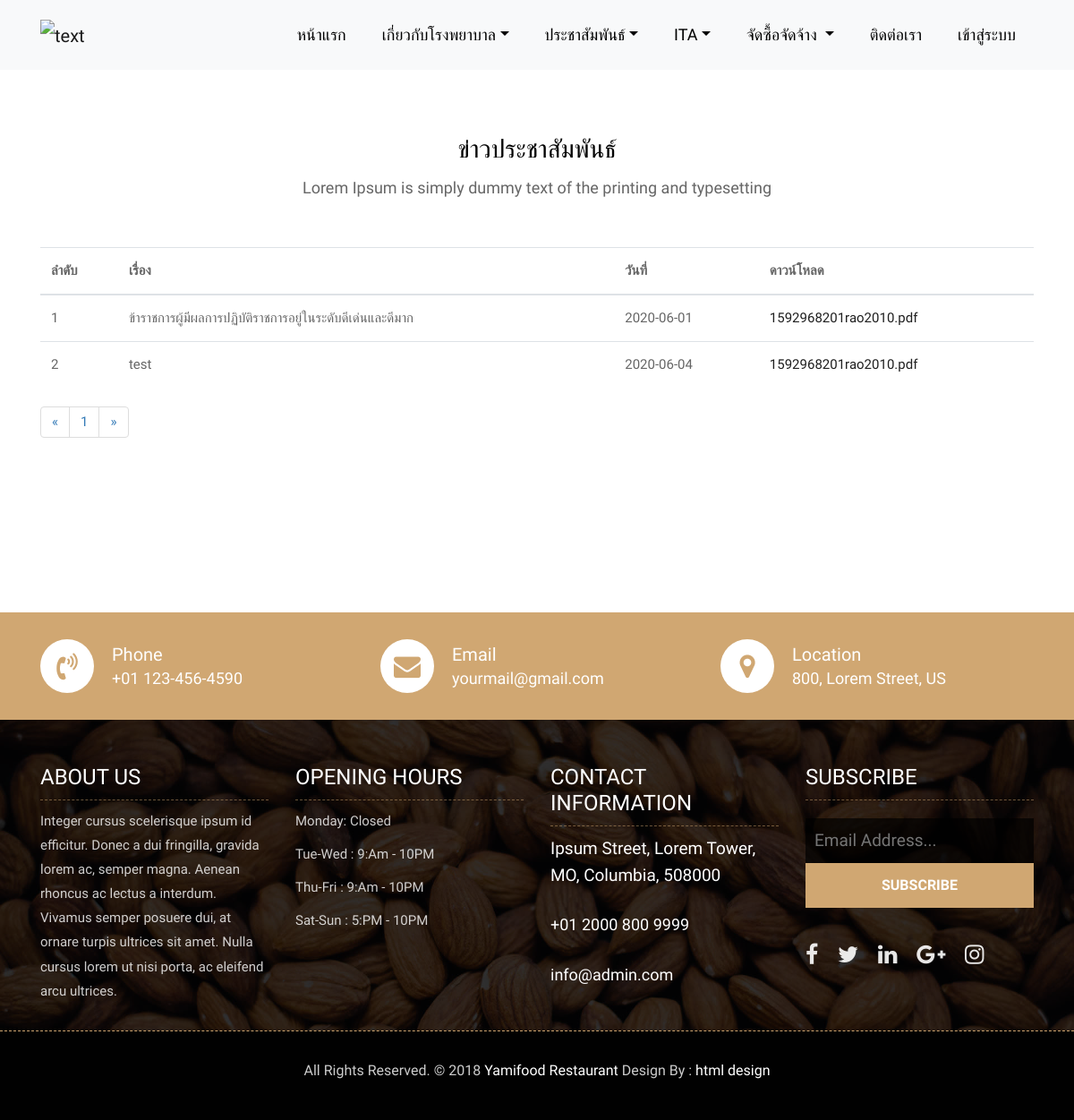
Screenshot of /display/another.php with the database file from the repository.
### tables this page shows
CREATE TABLE `public_relations` (
  `pu_id` int(11) NOT NULL,
  `pu_topic` varchar(150) DEFAULT NULL,
  `pu_image` varchar(255) DEFAULT NULL,
  `pu_file` varchar(255) DEFAULT NULL,
  `pu_date` date DEFAULT NULL
);

### display/another.php (the view, shortened to what this page needs)
<?php
include('../config.php');
$sql= "SELECT * FROM public_relations";
$query = mysqli_query($conn, $sql);
$perpage = 15;
?>
<!DOCTYPE html>
<html>
<head>
    <link rel="stylesheet" href="../css/bootstrap.min.css">
    <link rel="stylesheet" href="../css/style.css">
    <link rel="stylesheet" href="../css/responsive.css">
    <link rel="stylesheet" href="../css/custom.css">
</head>
<body>
    <div id="container">
        <header>
            <?php include '../menu.php' ?>
        </header>
        <article>
            <div class="table">
            <div class="about-section-box">
                <div class="container">
                <div class="row">
                        <div class="col-lg-12">
                            <div class="heading-title text-center">
                                <h2>ข่าวประชาสัมพันธ์</h2>
                                <p>Lorem Ipsum is simply dummy text of the printing and typesetting</p>
                            </div>
                        </div>
                    </div>
                        <table>
                            <thead>
                                <tr class="table">
                                    <th class="column1">ลำดับ</th>
                                    <th class="column2">เรื่อง</th>
                                    <th class="column3">วันที่</th>
                                    <th class="column3">ดาวน์โหลด</th>
                                </tr>
                            </thead>
                            <tbody>
                                <?php
										while ($fetch = mysqli_fetch_assoc($query)) {
											?>
                                <tr>
                                    <td class="column1"><?php echo $fetch['pu_id'] ?></td>
                                    <td class="column2"><?php echo $fetch['pu_topic'] ?></td>
                                    <td class="column3"><?php echo $fetch['pu_date'] ?></td>
                                    <td class="column4">
                                    <?php $files=$fetch['pu_file']; ?>
                                    <a download="<?php echo $files ?>" href="uploads/<?php echo $files ?>">
                                             <?php echo $fetch['pu_file'] ?>
                                            </td>
                                </tr>
                                <?php
										}
										?>
                            </tbody>
                        </table>
                        <?php
								$sql2 = "select * from public_relations ";
								$query2 = mysqli_query($conn, $sql2);
								$total_record = mysqli_num_rows($query2);
								$total_page = ceil($total_record / $perpage);
								?>
								<nav>
									<ul class="pagination">
										<li>
											<a href="another.php?page=1" aria-label="Previous">
												<span aria-hidden="true">&laquo;</span>
											</a>
										</li>
										<?php for ($i = 1; $i <= $total_page; $i++) { ?>
											<li><a href="another.php?page=<?php echo $i; ?>"><?php echo $i; ?></a></li>
										<?php } ?>
										<li>
											<a href="another.php?page=<?php echo $total_page; ?>" aria-label="Next">
												<span aria-hidden="true">&raquo;</span>
											</a>
										</li>
									</ul>
								</nav>
                </div>
            </div>
            </div>
            <div class="contact-imfo-box">
                <div class="container">
                    <div class="row">
                        <div class="col-md-4">
                            <i class="fa fa-volume-control-phone"></i>
                            <div class="overflow-hidden">
                                <h4>Phone</h4>
                                <p class="lead">
                                    +01 123-456-4590
                                </p>
                            </div>
                        </div>
                        <div class="col-md-4">
                            <i class="fa fa-envelope"></i>
                            <div class="overflow-hidden">
                                <h4>Email</h4>
                                <p class="lead">
                                    yourmail@gmail.com
                                </p>
                            </div>
                        </div>
                        <div class="col-md-4">
                            <i class="fa fa-map-marker"></i>
                            <div class="overflow-hidden">
                                <h4>Location</h4>
                                <p class="lead">
                                    800, Lorem Street, US
                                </p>
                            </div>
                        </div>
                    </div>
                </div>
            </div>
            <footer class="footer-area bg-f">
                <div class="container">
                    <div class="row">
                        <div class="col-lg-3 col-md-6">
                            <h3>About Us</h3>
                            <p>Integer cursus scelerisque ipsum id efficitur. Donec a dui fringilla, gravida lorem ac,
                                semper
                                magna. Aenean rhoncus ac lectus a interdum. Vivamus semper posuere dui, at ornare turpis
                                ultrices sit amet. Nulla cursus lorem ut nisi porta, ac eleifend arcu ultrices.</p>
                        </div>
                        <div class="col-lg-3 col-md-6">
                            <h3>Opening hours</h3>
                            <p><span class="text-color">Monday: </span>Closed</p>
                            <p><span class="text-color">Tue-Wed :</span> 9:Am - 10PM</p>
                            <p><span class="text-color">Thu-Fri :</span> 9:Am - 10PM</p>
                            <p><span class="text-color">Sat-Sun :</span> 5:PM - 10PM</p>
                        </div>
                        <div class="col-lg-3 col-md-6">
                            <h3>Contact information</h3>
                            <p class="lead">Ipsum Street, Lorem Tower, MO, Columbia, 508000</p>
                            <p class="lead"><a href="#">+01 2000 800 9999</a></p>
                            <p><a href="#"> info@admin.com</a></p>
                        </div>
                        <div class="col-lg-3 col-md-6">
                            <h3>Subscribe</h3>
                            <div class="subscribe_form">
                                <form class="subscribe_form">
                                    <input name="EMAIL" id="subs-email" class="form_input"
                                        placeholder="Email Address..." type="email">
                                    <button type="submit" class="submit">SUBSCRIBE</button>
                                </form>
                            </div>
                            <ul class="list-inline f-social">
                                <li class="list-inline-item"><a href="#"><i class="fa fa-facebook"
                                            aria-hidden="true"></i></a>
                                </li>
                                <li class="list-inline-item"><a href="#"><i class="fa fa-twitter"
                                            aria-hidden="true"></i></a>
                                </li>
                                <li class="list-inline-item"><a href="#"><i class="fa fa-linkedin"
                                            aria-hidden="true"></i></a>
                                </li>
                                <li class="list-inline-item"><a href="#"><i class="fa fa-google-plus"
                                            aria-hidden="true"></i></a></li>
                                <li class="list-inline-item"><a href="#"><i class="fa fa-instagram"
                                            aria-hidden="true"></i></a>
                                </li>
                            </ul>
                        </div>
                    </div>
                </div>
                <div class="copyright">
                    <div class="container">
                        <div class="row">
                            <div class="col-lg-12">
                                <p class="company-name">All Rights Reserved. &copy; 2018 <a href="#">Yamifood
                                        Restaurant</a>
                                    Design By :
                                    <a href="https://html.design/">html design</a></p>
                            </div>
                        </div>
                    </div>
                </div>
            </footer>
        </article>
    </div>
</body>
</html>

### css/style.css (style rules this page uses)
body { color: #666666; font-size: 15px; font-family: 'Athiti', sans-serif; line-height: 1.80857; }
a { color: #1f1f1f; text-decoration: none !important; outline: none !important; -webkit-transition: all .3s ease-in-out; -moz-transition: all .3s ease-in-out; -ms-transition: all .3s ease-in-out; -o-transition: all .3s ease-in-out; transition: all .3s ease-in-out; }
h1, h2, h3, h4, h5, h6 { letter-spacing: 0; font-weight: normal; position: relative; padding: 0 0 10px 0; font-weight: normal; line-height: 120% !important; color: #1f1f1f; margin: 0 }
h2 { font-size: 22px }
h3 { font-size: 18px }
h4 { font-size: 16px }
a { color: #1f1f1f; text-decoration: none; outline: none; }
a, .btn { text-decoration: none !important; outline: none !important; -webkit-transition: all .3s ease-in-out; -moz-transition: all .3s ease-in-out; -ms-transition: all .3s ease-in-out; -o-transition: all .3s ease-in-out; transition: all .3s ease-in-out; }
.lead { font-size: 18px; line-height: 30px; color: #767676; margin: 0; padding: 0; }
ul, li, ol { list-style: none; margin: 0px; padding: 0px; }
.about-section-box { padding: 150px 0px; }
.heading-title { margin-bottom: 50px; }
.heading-title h2 { color: #010101; font-size: 28px; font-family: 'Arbutus Slab', serif; }
.heading-title p { font-size: 18px; font-weight: 200; margin: 0px; }
.contact-imfo-box { background: #d0a772; padding: 30px 0; }
.overflow-hidden { overflow: hidden; }
.contact-imfo-box i { display: block; float: left; width: 60px; height: 60px; line-height: 60px; text-align: center; background: #fff; color: #d0a772; font-size: 30px; -webkit-border-radius: 50%; -moz-border-radius: 50%; -ms-border-radius: 50%; border-radius: 50%; margin-right: 20px; }
.contact-imfo-box h4 { margin: 0px; margin-top: 5px; color: #ffffff; font-size: 20px; padding: 0px; font-weight: 500; line-height: 24px; }
.contact-imfo-box p { margin: 0px; color: #ffffff; font-weight: 300; }
.footer-area { padding-top: 50px; padding-bottom: 0px; }
.bg-f { background-image: url("../images/footer-bg.jpg"); background-attachment: scroll; background-clip: initial; background-color: rgba(0, 0, 0, 0); background-origin: initial; background-position: center center; background-repeat: no-repeat; background-size: cover; position: relative; }
.bg-f::before { background: #010101; content: ""; height: 100%; left: 0; position: absolute; top: 0; width: 100%; z-index: 1; opacity: 0.8; }
.footer-area .container { position: relative; z-index: 1; }
.footer-area h3 { color: #ffffff; text-transform: uppercase; font-size: 24px; border-bottom: 1px dashed rgba(207, 166, 113, 0.5); margin-bottom: 10px; }
.footer-area p { font-size: 15px; color: rgba(255, 255, 255, 0.8); margin: 0; padding-bottom: 10px; }
.footer-area p.lead { font-size: 19px; color: #ffffff; margin-bottom: 15px; }
.footer-area p.lead a { color: #ffffff; margin-bottom: 15px; }
.footer-area p a { font-size: 18px; color: #ffffff; }
.subscribe_form { display: block; text-align: center; padding: 5px 0; }
.subscribe_form .form_input { display: block; background-color: rgba(0,0,0,0.7); color: #fff; border: none; font-size: 19px; line-height: 50px; padding: 0 10px; float: left; width: 100%; transition: all 0.5s ease-in-out; }
.subscribe_form .submit { background-color: #d0a772; color: #fff; font-size: 16px; font-weight: 600; line-height: 50px; display: inline-block; padding: 0 10px; float: left; width: 100%; border: none; cursor: pointer; transition: all 0.5s ease-in-out; }
.f-social { padding-bottom: 10px; margin: 0px; margin-top: 20px; }
.f-social li a { font-size: 25px; color: rgba(255, 255, 255, 0.9); margin-right: 10px; }
.copyright { margin-top: 20px; position: relative; display: block; background-color: #010101; border-top: 1px dashed rgba(207, 166, 113); padding: 30px 0; z-index: 1; }
.copyright .company-name { font-size: 16px; text-align: center; }
.copyright .company-name a { font-size: 16px; }

### rows the page displays
public_relations: pu_id "1", pu_topic "ข้าราชการผู้มีผลการปฏิบัติราชการอยู่ในระดับดีเด่นและดีมาก", pu_date "2020-06-01", pu_file "1592968201rao2010.pdf"
public_relations: pu_id "2", pu_topic "test", pu_date "2020-06-04", pu_file "1592968201rao2010.pdf"
